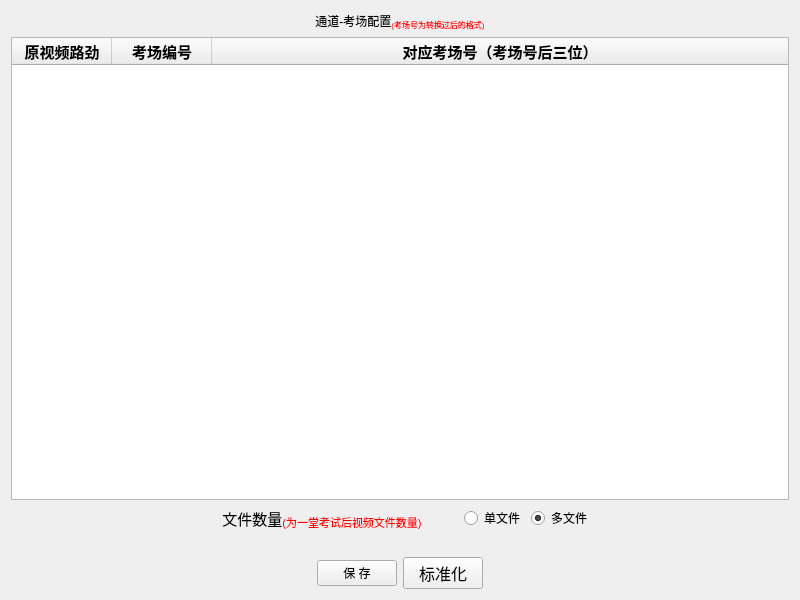
<?xml version="1.0" encoding="UTF-8"?>
<ui version="4.0">
 <class>KaoChang</class>
 <widget class="QWidget" name="KaoChang">
  <property name="geometry">
   <rect>
    <x>0</x>
    <y>0</y>
    <width>800</width>
    <height>600</height>
   </rect>
  </property>
  <property name="windowTitle">
   <string>Form</string>
  </property>
  <property name="styleSheet">
   <string notr="true">font: 12pt &quot;阿里巴巴普惠体 R&quot;;</string>
  </property>
  <layout class="QVBoxLayout" name="verticalLayout">
   <item>
    <layout class="QHBoxLayout" name="horizontalLayout_2">
     <item>
      <spacer name="horizontalSpacer_3">
       <property name="orientation">
        <enum>Qt::Horizontal</enum>
       </property>
       <property name="sizeHint" stdset="0">
        <size>
         <width>108</width>
         <height>20</height>
        </size>
       </property>
      </spacer>
     </item>
     <item>
      <widget class="QLabel" name="label">
       <property name="styleSheet">
        <string notr="true">font: 75 14pt &quot;阿里巴巴普惠体 B&quot;;</string>
       </property>
       <property name="text">
        <string>&lt;html&gt;&lt;head/&gt;&lt;body&gt;&lt;p align=&quot;center&quot;&gt;通道-考场配置&lt;span style=&quot; color:red; vertical-align:sub;&quot;&gt;(考场号为转换过后的格式)&lt;/span&gt;&lt;/p&gt;&lt;/body&gt;&lt;/html&gt;</string>
       </property>
      </widget>
     </item>
     <item>
      <spacer name="horizontalSpacer_4">
       <property name="orientation">
        <enum>Qt::Horizontal</enum>
       </property>
       <property name="sizeHint" stdset="0">
        <size>
         <width>108</width>
         <height>20</height>
        </size>
       </property>
      </spacer>
     </item>
    </layout>
   </item>
   <item>
    <widget class="QTableWidget" name="tableWidget">
     <property name="sizePolicy">
      <sizepolicy hsizetype="Expanding" vsizetype="Expanding">
       <horstretch>0</horstretch>
       <verstretch>0</verstretch>
      </sizepolicy>
     </property>
     <property name="maximumSize">
      <size>
       <width>1920</width>
       <height>1080</height>
      </size>
     </property>
     <property name="font">
      <font>
       <family>阿里巴巴普惠体 B</family>
       <pointsize>10</pointsize>
       <weight>9</weight>
       <italic>false</italic>
       <bold>false</bold>
      </font>
     </property>
     <property name="styleSheet">
      <string notr="true">font: 75 10pt &quot;阿里巴巴普惠体 B&quot;;</string>
     </property>
     <attribute name="horizontalHeaderVisible">
      <bool>true</bool>
     </attribute>
     <attribute name="horizontalHeaderDefaultSectionSize">
      <number>100</number>
     </attribute>
     <attribute name="horizontalHeaderHighlightSections">
      <bool>true</bool>
     </attribute>
     <attribute name="horizontalHeaderMinimumSectionSize">
      <number>50</number>
     </attribute>
     <attribute name="horizontalHeaderStretchLastSection">
      <bool>true</bool>
     </attribute>
     <attribute name="verticalHeaderVisible">
      <bool>true</bool>
     </attribute>
     <attribute name="verticalHeaderMinimumSectionSize">
      <number>30</number>
     </attribute>
     <column>
      <property name="text">
       <string>原视频路劲</string>
      </property>
      <property name="toolTip">
       <string>对应相应通道</string>
      </property>
      <property name="font">
       <font>
        <family>阿里巴巴普惠体 B</family>
        <pointsize>11</pointsize>
        <weight>75</weight>
        <bold>true</bold>
       </font>
      </property>
      <property name="background">
       <color>
        <red>239</red>
        <green>239</green>
        <blue>239</blue>
       </color>
      </property>
     </column>
     <column>
      <property name="text">
       <string>考场编号</string>
      </property>
      <property name="font">
       <font>
        <pointsize>11</pointsize>
        <weight>75</weight>
        <bold>true</bold>
       </font>
      </property>
      <property name="background">
       <color>
        <red>239</red>
        <green>239</green>
        <blue>239</blue>
       </color>
      </property>
     </column>
     <column>
      <property name="text">
       <string>对应考场号（考场号后三位）</string>
      </property>
      <property name="font">
       <font>
        <pointsize>11</pointsize>
        <weight>75</weight>
        <bold>true</bold>
       </font>
      </property>
      <property name="background">
       <color>
        <red>239</red>
        <green>239</green>
        <blue>239</blue>
       </color>
      </property>
      <property name="foreground">
       <brush brushstyle="SolidPattern">
        <color alpha="255">
         <red>0</red>
         <green>0</green>
         <blue>0</blue>
        </color>
       </brush>
      </property>
     </column>
    </widget>
   </item>
   <item>
    <layout class="QHBoxLayout" name="horizontalLayout_5">
     <item>
      <spacer name="horizontalSpacer_6">
       <property name="orientation">
        <enum>Qt::Horizontal</enum>
       </property>
       <property name="sizeHint" stdset="0">
        <size>
         <width>40</width>
         <height>20</height>
        </size>
       </property>
      </spacer>
     </item>
     <item>
      <layout class="QHBoxLayout" name="horizontalLayout_3">
       <item>
        <widget class="QLabel" name="label_2">
         <property name="sizePolicy">
          <sizepolicy hsizetype="Fixed" vsizetype="Fixed">
           <horstretch>0</horstretch>
           <verstretch>0</verstretch>
          </sizepolicy>
         </property>
         <property name="minimumSize">
          <size>
           <width>221</width>
           <height>25</height>
          </size>
         </property>
         <property name="styleSheet">
          <string notr="true">font: 9pt &quot;阿里巴巴普惠体 M&quot;;</string>
         </property>
         <property name="text">
          <string>&lt;html&gt;&lt;head/&gt;&lt;body&gt;&lt;p align=&quot;center&quot;&gt;&lt;span style=&quot; font-size:11pt;&quot;&gt;文件数量&lt;/span&gt;&lt;span style=&quot; font-size:12pt; color:#ff0000; vertical-align:sub;&quot;&gt;(为一堂考试后视频文件数量)&lt;/span&gt;&lt;/p&gt;&lt;/body&gt;&lt;/html&gt;</string>
         </property>
         <property name="textFormat">
          <enum>Qt::RichText</enum>
         </property>
         <property name="margin">
          <number>-16</number>
         </property>
         <property name="indent">
          <number>5</number>
         </property>
        </widget>
       </item>
       <item>
        <spacer name="horizontalSpacer_5">
         <property name="orientation">
          <enum>Qt::Horizontal</enum>
         </property>
         <property name="sizeHint" stdset="0">
          <size>
           <width>28</width>
           <height>20</height>
          </size>
         </property>
        </spacer>
       </item>
       <item>
        <widget class="QRadioButton" name="one2duo1">
         <property name="styleSheet">
          <string notr="true">font: 11pt &quot;阿里巴巴普惠体 L&quot;;</string>
         </property>
         <property name="text">
          <string>单文件</string>
         </property>
         <attribute name="buttonGroup">
          <string notr="true">buttonGroup</string>
         </attribute>
        </widget>
       </item>
       <item>
        <widget class="QRadioButton" name="oen2duo2">
         <property name="styleSheet">
          <string notr="true">font: 11pt &quot;阿里巴巴普惠体 L&quot;;</string>
         </property>
         <property name="text">
          <string>多文件</string>
         </property>
         <property name="checked">
          <bool>true</bool>
         </property>
         <attribute name="buttonGroup">
          <string notr="true">buttonGroup</string>
         </attribute>
        </widget>
       </item>
      </layout>
     </item>
     <item>
      <spacer name="horizontalSpacer_7">
       <property name="orientation">
        <enum>Qt::Horizontal</enum>
       </property>
       <property name="sizeHint" stdset="0">
        <size>
         <width>40</width>
         <height>20</height>
        </size>
       </property>
      </spacer>
     </item>
    </layout>
   </item>
   <item>
    <layout class="QHBoxLayout" name="horizontalLayout">
     <property name="topMargin">
      <number>20</number>
     </property>
     <item>
      <spacer name="horizontalSpacer">
       <property name="orientation">
        <enum>Qt::Horizontal</enum>
       </property>
       <property name="sizeHint" stdset="0">
        <size>
         <width>68</width>
         <height>20</height>
        </size>
       </property>
      </spacer>
     </item>
     <item>
      <widget class="QPushButton" name="pushButton">
       <property name="sizePolicy">
        <sizepolicy hsizetype="Fixed" vsizetype="Fixed">
         <horstretch>0</horstretch>
         <verstretch>0</verstretch>
        </sizepolicy>
       </property>
       <property name="styleSheet">
        <string notr="true">font: 12pt &quot;阿里巴巴普惠体 M&quot;;</string>
       </property>
       <property name="text">
        <string>保 存</string>
       </property>
      </widget>
     </item>
     <item>
      <widget class="QPushButton" name="pushButton_2">
       <property name="font">
        <font>
         <family>阿里巴巴普惠体 R</family>
         <pointsize>12</pointsize>
         <weight>50</weight>
         <italic>false</italic>
         <bold>false</bold>
        </font>
       </property>
       <property name="text">
        <string>标准化</string>
       </property>
      </widget>
     </item>
     <item>
      <spacer name="horizontalSpacer_2">
       <property name="orientation">
        <enum>Qt::Horizontal</enum>
       </property>
       <property name="sizeHint" stdset="0">
        <size>
         <width>88</width>
         <height>20</height>
        </size>
       </property>
      </spacer>
     </item>
    </layout>
   </item>
  </layout>
 </widget>
 <resources/>
 <connections/>
 <buttongroups>
  <buttongroup name="buttonGroup"/>
 </buttongroups>
</ui>
